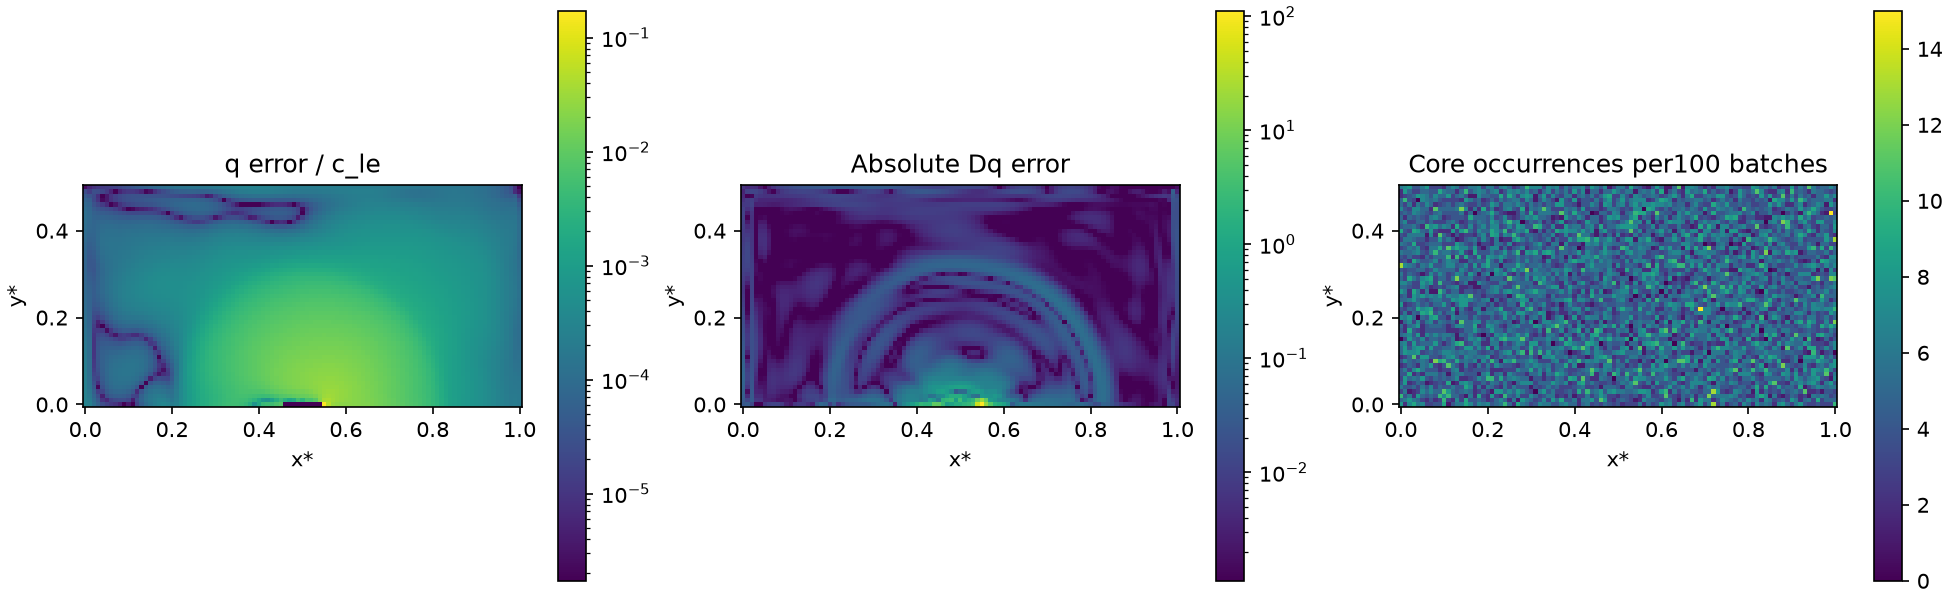

This figure's Python source:
"""Locate remaining transport error and compare fixed core-pool coverage."""
import json
from pathlib import Path
import equinox as eqx
import jax
import jax.numpy as jnp
import matplotlib
matplotlib.use('Agg')
import matplotlib.pyplot as plt
from matplotlib.colors import LogNorm
from ml_collections import ConfigDict
import numpy as np
from scipy import sparse
from scipy.spatial import cKDTree
from examples.corrosion2d.residual_experiment import boundary_values,build_model,load_reference
from nonlocal_pinn.operators import build_D

RUN=Path('/root/autodl-tmp/tf-logs/corrosion2d/20261025-data-s_bc-icmatched_graph-bcmatched_graph-phase-stagger0-seed42')

def main():
    if jax.default_backend()!='cpu':raise ValueError('Use CPU')
    c=ConfigDict(json.loads((RUN/'config.json').read_text()));ref=load_reference(c)
    cle=c.physical.c_le;dc=1-cle
    points=np.stack([ref['X'].ravel(),ref['Y'].ravel()],axis=-1);n=len(points)
    z,o,_=boundary_values(c,points);free=~(z|o)
    row,col,w=(ref[k] for k in ('graph_row','graph_col','graph_weight'))
    matrix=sparse.diags(np.bincount(row,weights=w,minlength=n))-sparse.csr_matrix((w,(row,col)),shape=(n,n))
    model=build_model(c,jax.random.split(jax.random.PRNGKey(c.train.seed))[0])
    model=eqx.tree_deserialise_leaves(RUN/'model_final.eqx',model)
    raw=np.asarray(eqx.filter_jit(lambda m:jax.vmap(m.net,in_axes=(0,None))(jnp.asarray(points,dtype=jnp.float32),jnp.array(1.)))(model))
    q=cle*.5*(1+np.tanh(raw[:,1].astype(np.float64)))-cle
    p=ref['phi'][-1].ravel();targetq=ref['c'][-1].ravel()-dc*(3*p*p-2*p*p*p)-cle
    dqerr=matrix@(q-targetq)
    refdq=matrix@targetq
    op=build_D(jnp.asarray(points,dtype=jnp.float32),c.nl.delta,method=c.nl.method,kernel=c.nl.kernel)
    np.testing.assert_array_equal(op._row_idx,row);np.testing.assert_array_equal(-np.asarray(op._vals),w)
    coverage=np.zeros(n,dtype=np.int64)
    for i in range(c.sample.K_pool):
        ids,_,mask,_=op.sub_sample(i,c.sample.K_core)
        coverage[np.asarray(ids)[np.asarray(mask)]]+=1
    near=cKDTree(points[z|o]).query(points)[0] <= c.nl.delta+1e-7
    interface=(p>.05)&(p<.95)
    regions={'never_core':free&(coverage==0),'ever_core':free&(coverage>0),'near_dirichlet':free&near,
             'away_dirichlet':free&~near,'interface':free&interface,'bulk':free&~interface}
    total=np.sum(dqerr[free]**2);entries={}
    for name,mask in regions.items():
        entries[name]={'nodes':int(mask.sum()),'Dq_squared_error_fraction':float(np.sum(dqerr[mask]**2)/total),
                       'Dq_error_rms':float(np.sqrt(np.mean(dqerr[mask]**2))) if mask.any() else None,
                       'reference_Dq_rms':float(np.sqrt(np.mean(refdq[mask]**2))) if mask.any() else None,
                       'Dq_relative_l2':float(np.linalg.norm(dqerr[mask])/np.linalg.norm(refdq[mask])) if mask.any() and np.linalg.norm(refdq[mask])>0 else None}
    vals=abs(dqerr[free]);top=max(1,int(np.ceil(.01*len(vals))))
    indices=np.flatnonzero(free);worst=indices[np.argsort(abs(dqerr[free]))[-10:][::-1]]
    record={'run':str(RUN),'scope':'Terminal50 s stable raw-q graph error; fixed training core pool reconstructed exactly',
            'coverage_count_range_free':[int(coverage[free].min()),int(coverage[free].max())],
            'regions':entries,'top_1_percent_squared_Dq_error_fraction':float(np.sum(np.sort(vals**2)[-top:])/total),
            'absolute_Dq_error_quantiles':dict(zip(('p50','p90','p99','max'),np.quantile(vals,[.5,.9,.99,1]).tolist())),
            'worst_nodes':[{'xy':points[i].tolist(),'Dq_error':float(dqerr[i]),'core_occurrences_per_cycle':int(coverage[i]),'reference_phi':float(p[i]),'raw_concentration_output':float(raw[i,1]),'predicted_s':float((q[i]+cle)/cle),'reference_s':float((targetq[i]+cle)/cle),'float32_ds_draw':float(.5*(1-jnp.tanh(jnp.asarray(raw[i,1]))**2))} for i in worst]}
    path=Path(__file__);path.with_suffix('.json').write_text(json.dumps(record,indent=2)+'\n')
    fig,axes=plt.subplots(1,3,figsize=(13,4),constrained_layout=True)
    for ax,data,title in zip(axes,(abs(q-targetq)/cle,abs(dqerr),coverage),('q error / c_le','Absolute Dq error','Core occurrences per100 batches')):
        data=np.asarray(data).reshape(ref['X'].shape)
        kwargs={'norm':LogNorm(vmin=max(float(np.max(data))*1e-5,1e-10),vmax=float(np.max(data)))} if ax is not axes[-1] else {}
        im=ax.pcolormesh(ref['X'],ref['Y'],np.maximum(data,1e-12),shading='nearest',**kwargs)
        ax.set(title=title,xlabel='x*',ylabel='y*',aspect='equal');fig.colorbar(im,ax=ax)
    fig.savefig(path.with_suffix('.png'),dpi=150);plt.close(fig)
    print(json.dumps(record),flush=True)

if __name__=='__main__':main()
